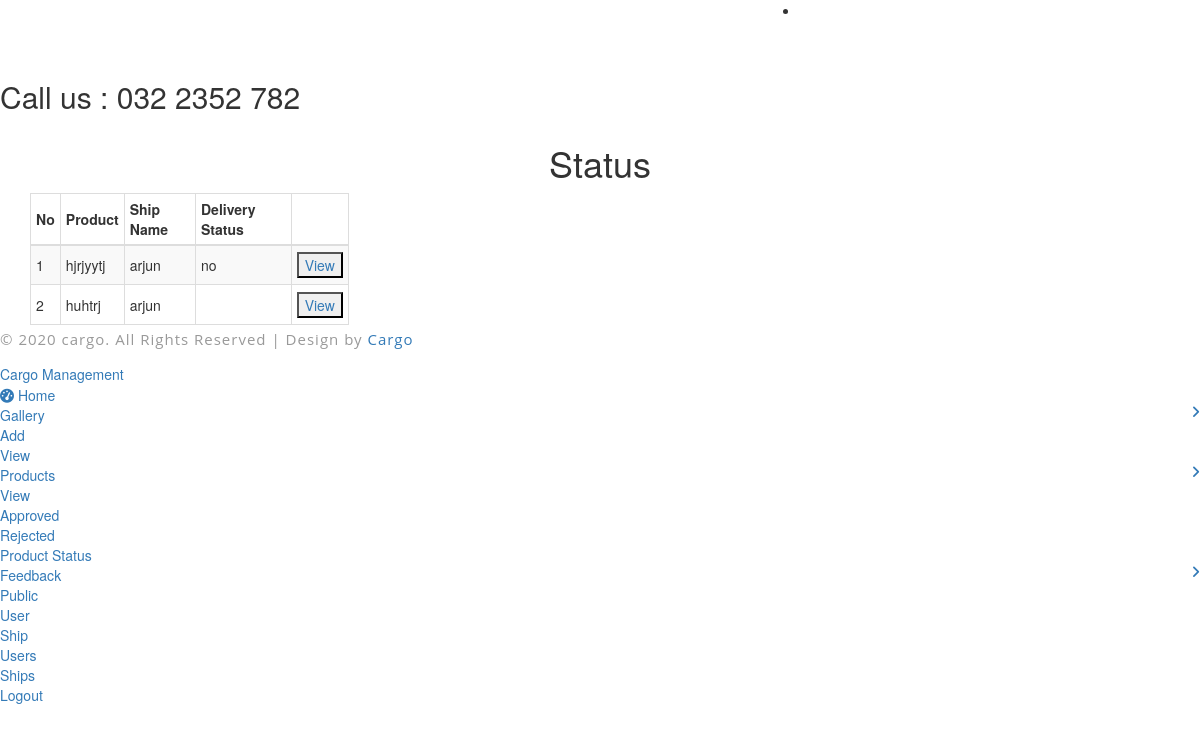
The app's page /aproductstatus (signed in), older data.
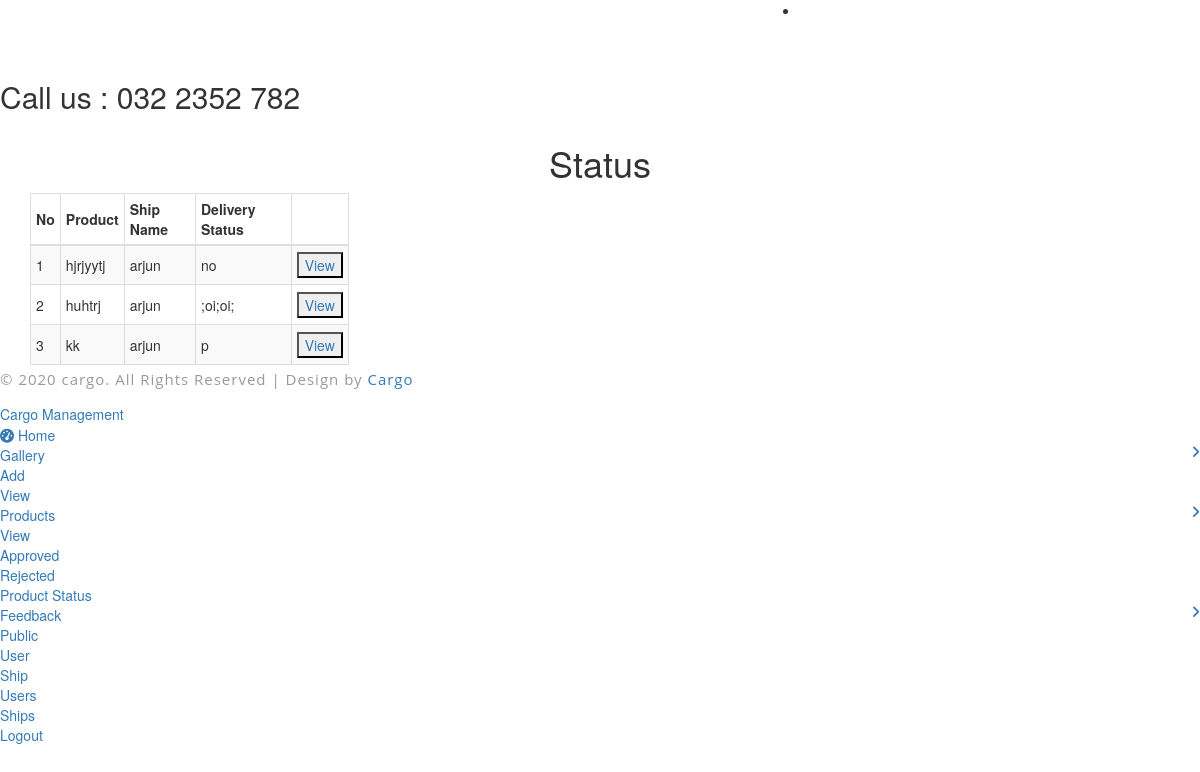
The same page, newer data.
### cargo/models.py (models this page shows)
class Productadd(db.Model):
    id=db.Column(db.Integer, primary_key=True)
    ownerid = db.Column(db.String(120))
    detailsid = db.Column(db.String(120))
    pdtname = db.Column(db.String(120))
    weight = db.Column(db.String(120))
    delname = db.Column(db.String(120))
    deladdress = db.Column(db.String(120))
    shipid = db.Column(db.String(120))
    shipname = db.Column(db.String(120))
    fromplace = db.Column(db.String(120), nullable=False)
    toplace = db.Column(db.String(100),nullable=False)
    date = db.Column(db.Date(),nullable=False)
    time = db.Column(db.Time(), nullable=False)
    desc= db.Column(db.String(200), nullable=False)
    status = db.Column(db.String(200), nullable=False)
    delstatus = db.Column(db.String(200), nullable=False)
    productid = db.Column(db.String(200), nullable=False)

### cargo/routes.py (the view)
@app.route('/aproductstatus')
@login_required
def aproductstatus():
    details = Productadd.query.filter_by(status='approved').all()
    return render_template("aproductstatus.html", details=details)

### cargo/models.py (called while the page is built)
@login_manager.user_loader
def load_user(id):
    return Login.query.get(int(id))

### cargo/templates/aproductstatus.html (shortened to what this page needs)
{% extends 'adminlayout.html' %}
{% block content %}
<link href="//netdna.bootstrapcdn.com/bootstrap/3.1.0/css/bootstrap.min.css" rel="stylesheet" id="bootstrap-css">
<div class="container">
    <div class="row">
        <div class="col-md-12">
            <h1 class="text-center">
               Status
            </h1>
        </div>
        <div id="no-more-tables">
            <table class="col-md-11 table-bordered table-striped table-condensed cf css-serial">
        		<thead class="cf">
        			<tr style="height: 40px;">
        				<th>No</th>
                        <th>Product</th>
                        <th>Ship Name</th>
                        <th>Delivery Status</th>
                        <th></th>
        			</tr>
        		</thead>
        		<tbody>
        			{% for details in details %}
            <tr style="height: 40px;">
                <td></td>
                <td>{{ details.pdtname }}</td>
                <td>{{ details.shipname }}</td>
                <td>{{details.delstatus}}</td>
                <td><a href="/aview/{{details.id}}"><button>View</button></a></td>
            </tr>
        {% endfor %}
        		</tbody>
        	</table>
        </div>
    </div>
</div>
{% endblock %}

### cargo/templates/adminlayout.html (shortened to what this page needs)
<!DOCTYPE HTML>
<html>
<head>
<link href="../static/admin/css/bootstrap.min.css" rel='stylesheet' type='text/css' />
<link href="../static/admin/css/style.css" rel='stylesheet' type='text/css' />
<link href="../static/admin/css/font-awesome.css" rel="stylesheet">
<link rel="stylesheet" href="../static/admin/css/icon-font.min.css" type='text/css' />
</head>
<body>
   <div class="page-container">
	<div class="left-content">
	   <div class="inner-content">
			<div class="header-section">
						<div class="top_bg">
								<div class="header_top">
									<div class="top_right">
										<ul>
											<li><a href=""></a></li>
											<li><a href=""></a></li>
											<li><a href=""></a></li>
										</ul>
									</div>
									<div class="top_left">
										<h2> Call us : 032 2352 782</h2>
									</div>
								</div>
						</div>
				</div>
			<div class="content">
            {% block content %}
            {% endblock %}
			<div class="footer">
						<p>© 2020 cargo. All Rights Reserved | Design by <a href="">Cargo</a></p>
			</div>
		</div>
			</div>
		</div>
</div>
				<div class="sidebar-menu">
					<header class="logo1">
                        <a href="/admin" class="sidebar-icon" style="">Cargo Management  </a>
					</header>
						<div style="border-top:1px ridge rgba(255, 255, 255, 0.15)"></div>
                           <div class="menu">
									<ul id="menu" >
										<li><a href="/admin"><i class="fa fa-tachometer"></i> <span>Home</span></a></li>
										<li id="menu-academico" ><a href="#"> <span> Gallery</span> <span class="fa fa-angle-right" style="float: right"></span></a>
											<ul id="menu-academico-sub" >
											<li id="menu-academico-avaliacoes" ><a href="/agalleryadd">Add</a></li>
											 <li id="menu-academico-boletim" ><a href="/agalleryview">View</a></li>
										   </ul>
										 </li>
										 <li id="menu-academico" ><a href="#"> <span> Products</span> <span class="fa fa-angle-right" style="float: right"></span></a>
										   <ul id="menu-academico-sub" >
										   <li id="menu-academico-avaliacoes" ><a href="/aproducts">View</a></li>
											<li id="menu-academico-avaliacoes" ><a href="/aproductsapprove">Approved</a></li>
											<li id="menu-academico-boletim" ><a href="/aproductsreject">Rejected</a></li>
										  </ul>
										</li>
										 <li id="menu-academico" ><a href="/aproductstatus"> <span>Product Status</span></a></li>
										 <li id="menu-academico" ><a href="#"> <span> Feedback</span> <span class="fa fa-angle-right" style="float: right"></span></a>
											<ul id="menu-academico-sub" >
											<li id="menu-academico-avaliacoes" ><a href="/apubliccontact">Public</a></li>
											 <li id="menu-academico-avaliacoes" ><a href="/ausercontact">User</a></li>
											 <li id="menu-academico-boletim" ><a href="/ashipcontact">Ship</a></li>
										   </ul>
										 </li>
										 <li id="menu-academico" ><a href="/auser"> <span>Users</span></a></li>
										 <li id="menu-academico" ><a href="/aship"> <span>Ships</span></a></li>
                                         <li id="menu-academico" ><a href="/logout"> <span>Logout</span></a></li>
								  </ul>
								</div>
							  </div>
</body>
</html>

### cargo/static/css/style.css (style rules this page uses)
body { padding: 0; margin: 0; background: #FFF; font-family: 'Open Sans', sans-serif; }
body a { transition: 0.5s all; -webkit-transition: 0.5s all; -moz-transition: 0.5s all; -o-transition: 0.5s all; -ms-transition: 0.5s all; text-decoration: none; }
h1, h2, h3, h4, h5, h6 { margin: 0; padding: 0; font-family: 'Raleway', sans-serif; }
p { margin: 0; padding: 0; font-family: 'Open Sans', sans-serif; font-size: 15px; letter-spacing: 1px; line-height: 1.9; color: #999; }
ul, ol { margin: 0; padding: 0; }
header { position: relative; }

### cargo/templates/aproductstatus.html (style rules this page uses)
.css-serial { counter-reset: serial-number; }
.css-serial td:first-child:before { counter-increment: serial-number; content: counter(serial-number); }

Row changes from the older to the newer data that the page shows:
changed Productadd "huhtrj": delstatus (not shown) → ";oi;oi;"
added Productadd: pdtname "kk", shipname "arjun", delstatus "p"
